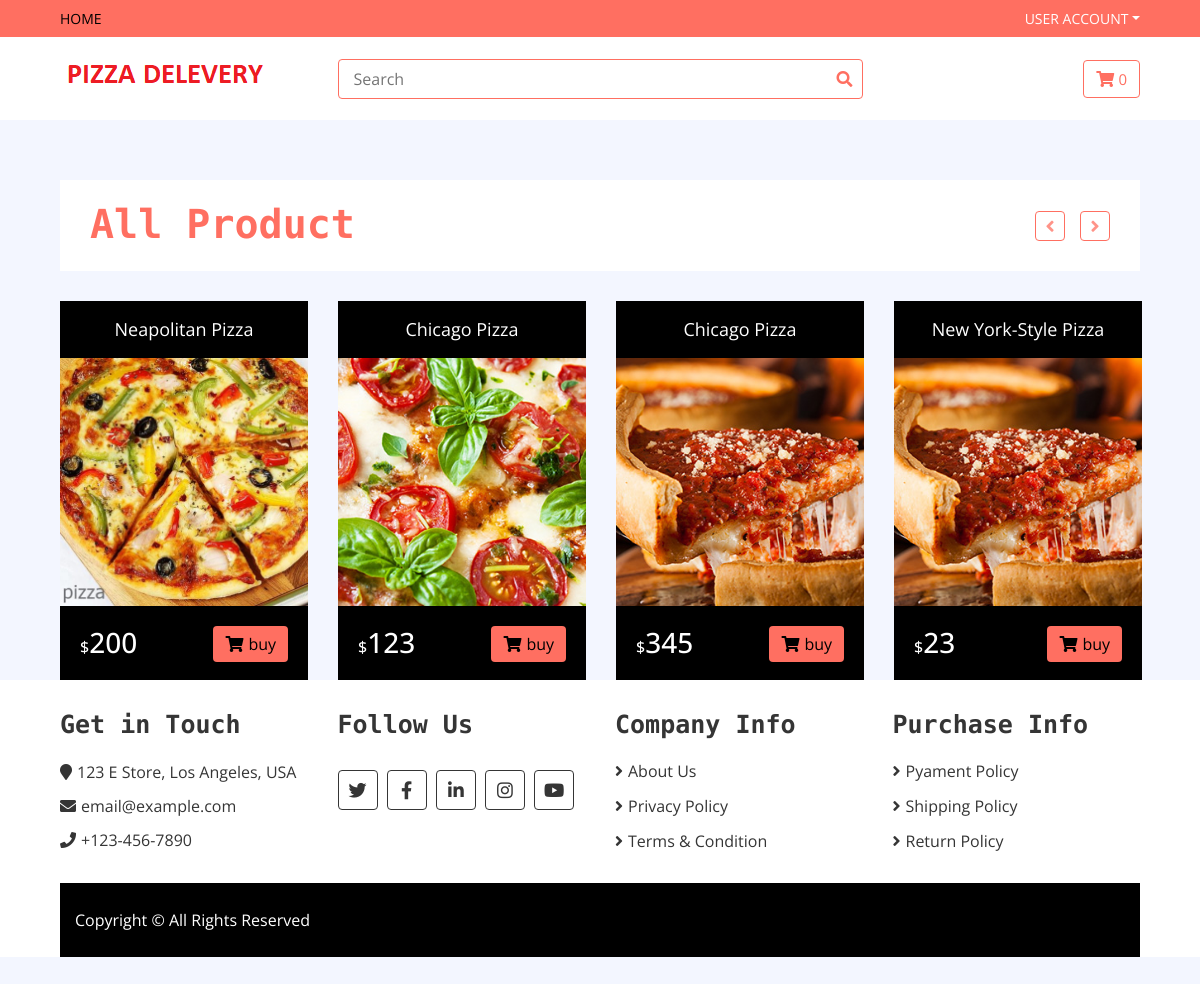
Before: / with the older database file.
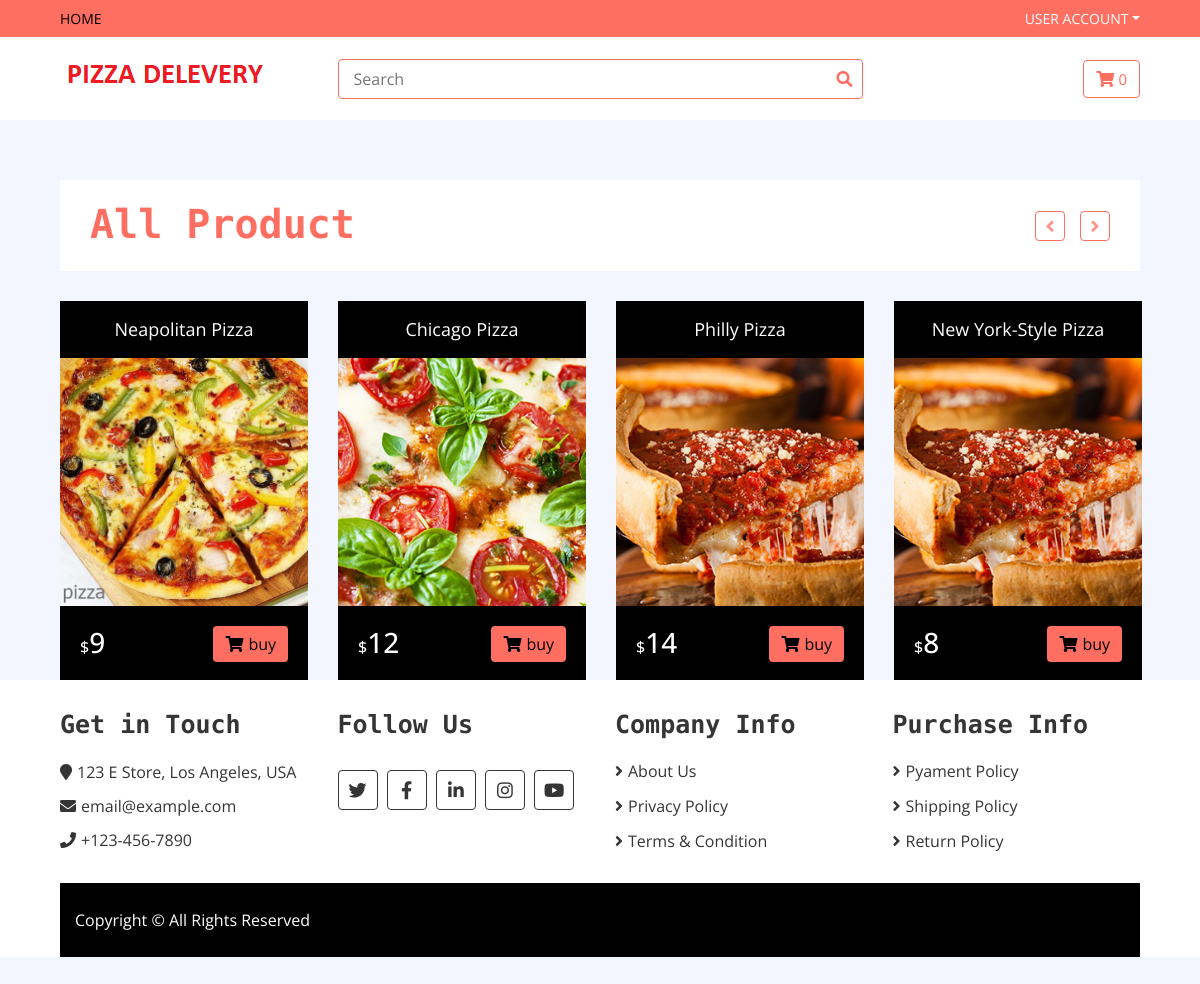
After: the same page with the newer database file.
### main.py (models this page shows)
class Products(db.Model):
    id = db.Column(db.Integer, primary_key=True)
    name = db.Column(db.String(255), nullable=False)
    price = db.Column(db.Integer, nullable=False)
    description = db.Column(db.String(50000), nullable=False)
    toping = db.Column(db.String(50000))
    photo = db.Column(db.String(255), nullable=False)
    order_items = db.relationship("Order_item", backref="products", lazy=True)

### main.py (the view)
@app.route("/")
def index():
    product = Products.query.all()
    return render_template("product_page.html", product=product)

### templates/product_page.html (shortened to what this page needs)
<!DOCTYPE html>
<html lang="en">
    <head>
        <link href="https://stackpath.bootstrapcdn.com/bootstrap/4.4.1/css/bootstrap.min.css" rel="stylesheet">
        <link href="https://cdnjs.cloudflare.com/ajax/libs/font-awesome/5.10.0/css/all.min.css" rel="stylesheet">
        <link href={{url_for("static",filename="lib/slick/slick.css")}} rel="stylesheet">
        <link href={{url_for("static",filename="lib/slick/slick-theme.css")}} rel="stylesheet">
        <link href={{url_for("static",filename="css/style.css")}} rel="stylesheet">
    </head>
    <body>
        <div class="nav">
            <div class="container-fluid">
                <nav class="navbar navbar-expand-md bg-dark navbar-dark">
                    <div class="collapse navbar-collapse justify-content-between" id="navbarCollapse">
                        <div class="navbar-nav mr-auto">
                            <a href="/" class="nav-item nav-link active">Home</a>
                        </div>
                        <div class="navbar-nav ml-auto">
                            <div class="nav-item dropdown">
                                <a href="#" class="nav-link dropdown-toggle" data-toggle="dropdown">User Account</a>
                            </div>
                        </div>
                    </div>
                </nav>
            </div>
        </div>
        <div class="bottom-bar">
            <div class="container-fluid">
                <div class="row align-items-center">
                    <div class="col-md-3">
                        <div class="logo">
                            <a href="/">
                                <img src={{url_for("static",filename="img/logo.png")}} alt="Logo">
                            </a>
                        </div>
                    </div>
                    <div class="col-md-6">
                        <div class="search">
                            <input type="text" placeholder="Search">
                            <button><i class="fa fa-search"></i></button>
                        </div>
                    </div>
                    <div class="col-md-3">
                        <div class="user">
                            <a href="/cart" class="btn cart">
                                <i class="fa fa-shopping-cart"></i>
                                <span>{{session['cart']|length}}</span>
                            </a>
                        </div>
                    </div>
                </div>
            </div>
        </div>
        <div class="featured-product product">
            <div class="container-fluid">
                <div class="section-header">
                    <h1>All Product</h1>
                </div>
                <div class="row align-items-center product-slider product-slider-4">
                   {%for product in product%}
                    <div class="col-lg-3">
                        <div class="product-item">
                            <div class="product-title">
                                <a href="#">{{product.name}}</a>
                            </div>
                            <div class="product-image">
                                <a href="/product_details/{{product.id}}">
                                    <img src={{url_for("static",filename="img/"+product.photo)}} alt="Product Image">
                                </a>
                            </div>
                            <div class="product-price">
                                <h3><span>$</span>{{product.price}}</h3>
                                <a class="btn" href="/product_details/{{product.id}}"><i class="fa fa-shopping-cart"></i>buy</a>
                            </div>
                        </div>
                    </div>
                    {%endfor%}
            </div>
        </div>
        <div class="footer">
            <div class="container-fluid">
                <div class="row">
                    <div class="col-lg-3 col-md-6">
                        <div class="footer-widget">
                            <h2>Get in Touch</h2>
                            <div class="contact-info">
                                <p><i class="fa fa-map-marker"></i>123 E Store, Los Angeles, USA</p>
                                <p><i class="fa fa-envelope"></i>email@example.com</p>
                                <p><i class="fa fa-phone"></i>+123-456-7890</p>
                            </div>
                        </div>
                    </div>
                    <div class="col-lg-3 col-md-6">
                        <div class="footer-widget">
                            <h2>Follow Us</h2>
                            <div class="contact-info">
                                <div class="social">
                                    <a href=""><i class="fab fa-twitter"></i></a>
                                    <a href=""><i class="fab fa-facebook-f"></i></a>
                                    <a href=""><i class="fab fa-linkedin-in"></i></a>
                                    <a href=""><i class="fab fa-instagram"></i></a>
                                    <a href=""><i class="fab fa-youtube"></i></a>
                                </div>
                            </div>
                        </div>
                    </div>
                    <div class="col-lg-3 col-md-6">
                        <div class="footer-widget">
                            <h2>Company Info</h2>
                            <ul>
                                <li><a href="#">About Us</a></li>
                                <li><a href="#">Privacy Policy</a></li>
                                <li><a href="#">Terms & Condition</a></li>
                            </ul>
                        </div>
                    </div>
                    <div class="col-lg-3 col-md-6">
                        <div class="footer-widget">
                            <h2>Purchase Info</h2>
                            <ul>
                                <li><a href="#">Pyament Policy</a></li>
                                <li><a href="#">Shipping Policy</a></li>
                                <li><a href="#">Return Policy</a></li>
                            </ul>
                        </div>
                    </div>
                </div>
        <div class="footer-bottom">
            <div class="container">
                <div class="row">
                    <div class="col-md-6 copyright">
                        <p>Copyright &copy; All Rights Reserved</p>
                    </div>
                    <div class="col-md-6 template-by">
                    </div>
                </div>
            </div>
        </div>
    </body>
</html>

### static/css/style.css (style rules this page uses)
body { color: #353535; font-family: 'Open Sans', sans-serif; font-weight: 400; background: #f3f6ff; }
a { color: #FF6F61; }
h1 { font-family: 'Source Code Pro', monospace; font-weight: 900; }
h2 { font-family: 'Source Code Pro', monospace; font-weight: 700; }
@media (min-width: 992px) { .container-fluid { padding-right: 60px; padding-left: 60px; } }
.btn { color: #FF6F61; background: #ffffff; border: 1px solid #FF6F61; }
.nav { position: relative; }
@media (min-width: 992px) { .nav .container-fluid { padding-left: 52px; padding-right: 52px; } }
.nav .navbar { height: 100%; padding: 0; }
@media (min-width: 768px) { .nav, .nav .navbar { background: #FF6F61 !important; } }
@media (min-width: 768px) { .nav .navbar-dark a.nav-link { color: #ffffff; font-size: 14px; text-transform: uppercase; } }
@media (min-width: 768px) { .nav .navbar-dark a.nav-link:hover, .nav .navbar-dark a.nav-link.active { color: #000000; } }
.bottom-bar { padding: 15px 0; background: #ffffff; margin-bottom: 30px; }
.bottom-bar .logo { text-align: left; overflow: hidden; }
.bottom-bar .logo a img { max-height: 60px; }
.bottom-bar .search { width: 100%; }
.bottom-bar .search input[type=text] { width: 100%; height: 40px; padding: 0 15px; color: #666666; border: 1px solid #FF6F61; border-radius: 4px; }
.bottom-bar .search button { position: absolute; width: 40px; height: 38px; top: 1px; right: 16px; padding: 0 15px; border: none; background: none; color: #FF6F61; border-radius: 0 2px 2px 0; }
.bottom-bar .user { font-size: 0; text-align: right; }
.bottom-bar .user .cart i, .bottom-bar .user .wishlist i { color: #FF6F61; }
.bottom-bar .user .cart span, .bottom-bar .user .wishlist span { color: #FF6F61; font-size: 15px; }
@media (min-width: 768px) { .bottom-bar { max-height: 90px; } }
.product-item { position: relative; }
.product-item .product-title { padding: 15px; text-align: center; background: #000000; transition: all .3s; }
.product-item .product-title a, .product-item .product-title .ratting { position: relative; width: 100%; }
.product-item .product-title a { margin-bottom: 5px; color: #ffffff; font-size: 18px; }
.product-item .product-image { position: relative; overflow: hidden; }
.product-item .product-image a { display: block; background: #ffffff; transition: .3s; }
.product-item .product-image img { width: 100%; transition: all .3s; }
.product-item .product-price { padding: 20px; background: #000000; transition: all .3s; }
.product-item .product-price h3 { display: inline-block; color: #ffffff; margin: 0; }
.product-item .product-price h3 span { font-size: 16px; }
.product-item .product-price .btn { float: right; border: none; color: #000000; background: #FF6F61; }
.product-item .product-price .btn i { margin-right: 5px; }
.featured-product { position: relative; padding: 30px 0; }
.product .section-header { margin-bottom: 30px; padding: 20px 30px 15px 30px; color: #FF6F61; background: #ffffff; }
.footer { position: relative; padding: 30px 0 0 0; background: #ffffff; }
.footer .footer-widget { position: relative; width: 100%; margin-bottom: 30px; }
.footer .footer-widget h2 { font-size: 25px; white-space: nowrap; margin-bottom: 20px; }
.footer .footer-widget ul { margin: 0; padding: 0; list-style: none; }
.footer .footer-widget ul li { margin-bottom: 12px; }
.footer .footer-widget ul li:last-child { margin-bottom: 0; }
.footer .footer-widget ul li a { color: #353535; white-space: nowrap; display: block; line-height: 23px; transition: all .3s; }
.footer .footer-widget ul li a::before { content: '\f105'; font-family: 'Font Awesome 5 Free'; font-weight: 900; padding-right: 5px; }
.footer .contact-info p { margin-bottom: 10px; font-size: 16px; }
.footer .contact-info p i { margin-right: 5px; }
.footer .social { position: relative; width: 100%; }
.footer .social a { display: inline-block; margin: 10px 5px 0 0; width: 40px; height: 40px; padding: 6px 0; text-align: center; font-size: 18px; color: #353535; border: 1px solid #353535; border-radius: 4px; transition: all .3s; }
.footer-bottom { position: relative; padding: 25px 0; background: #000000; }
.footer-bottom .copyright { text-align: left; }
.footer-bottom .template-by { text-align: right; }
.footer-bottom .copyright p, .footer-bottom .template-by p { color: #ffffff; font-weight: 400; margin: 0; }

Changed rows visible on the page:
changed Products "Neapolitan Pizza": price "200" → "9"
changed Products "Chicago Pizza": price "123" → "12"
changed Products: name "Chicago Pizza" → "Philly Pizza"; price "345" → "14"
changed Products "New York-Style Pizza": price "23" → "8"
